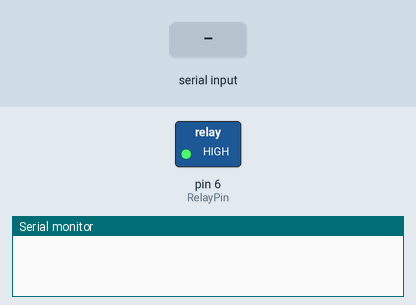
This sketch was run on a simulated Arduino Uno, built with avr-gcc and run on an emulated ATmega328P. Shown: switched loads named in the sketch (green lamp = pin HIGH), the last lines printed to the serial monitor. The test bench sets the inputs (shaded band).

Above: at 1.2 s.
1.3 s: byte 0 (0) received over Serial
At 2.3 s:
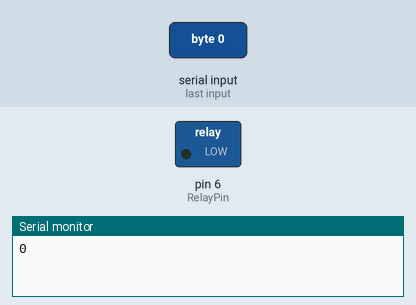
Timing chart, 0 to 4.3 s (numbered marks = the images above; inputs shaded):
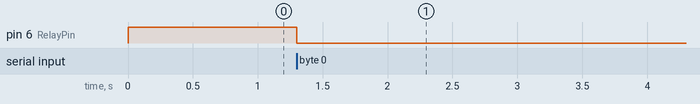

The sketch:

ACO.ino
```cpp
//sketch created by Subhidh Agarwal
int inputByte;
int RelayPin = 6;
void setup() {
 Serial.begin(9600);
 pinMode(RelayPin, OUTPUT);
 digitalWrite(RelayPin,HIGH);
}

void loop() {

while(Serial.available()>0){
  inputByte= Serial.read();
  Serial.println(inputByte);
  if (inputByte==0){
  digitalWrite(RelayPin,LOW);
  }
  else if (inputByte==1){
    digitalWrite(RelayPin,HIGH);
  }
  }
}
```

Measured:
- after the input at 1.3 s, pin 6 (RelayPin): HIGH → LOW at once
